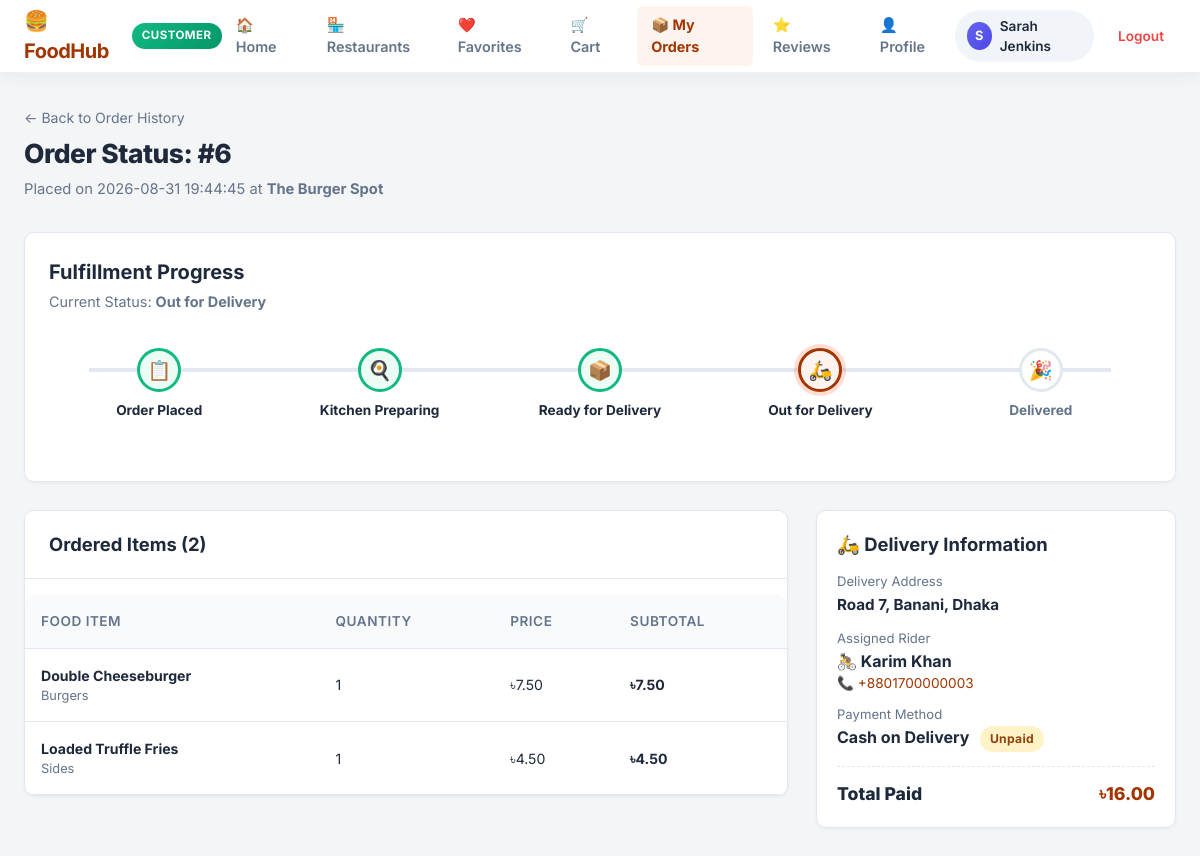
The page /customer/order_track.php?order_id=6 (signed in) on the database its author committed.
### tables this page shows
CREATE TABLE orders (
    order_id INT AUTO_INCREMENT PRIMARY KEY,
    customer_id INT NOT NULL,
    restaurant_id INT NOT NULL,
    total_amount DECIMAL(10, 2) NOT NULL,
    order_status ENUM('Pending', 'Preparing', 'Ready for Delivery', 'Out for Delivery', 'Delivered', 'Cancelled') DEFAULT 'Pending',
    delivery_address TEXT NOT NULL,
    payment_method VARCHAR(50) DEFAULT 'Cash on Delivery',
    payment_status ENUM('Unpaid', 'Paid') DEFAULT 'Unpaid',
    created_at TIMESTAMP DEFAULT CURRENT_TIMESTAMP,
    updated_at TIMESTAMP DEFAULT CURRENT_TIMESTAMP ON UPDATE CURRENT_TIMESTAMP,
    FOREIGN KEY (customer_id) REFERENCES users(user_id) ON DELETE CASCADE,
    FOREIGN KEY (restaurant_id) REFERENCES restaurants(restaurant_id) ON DELETE CASCADE
);

CREATE TABLE restaurants (
    restaurant_id INT AUTO_INCREMENT PRIMARY KEY,
    user_id INT NOT NULL,
    name VARCHAR(150) NOT NULL,
    description TEXT,
    address VARCHAR(255) NOT NULL,
    phone VARCHAR(20),
    cuisine_type VARCHAR(100) DEFAULT 'Traditional',
    status ENUM('Pending', 'Approved', 'Rejected', 'Suspended') DEFAULT 'Pending',
    rejection_reason VARCHAR(255) NULL,
    is_open TINYINT(1) DEFAULT 1,
    created_at TIMESTAMP DEFAULT CURRENT_TIMESTAMP,
    updated_at TIMESTAMP DEFAULT CURRENT_TIMESTAMP ON UPDATE CURRENT_TIMESTAMP,
    FOREIGN KEY (user_id) REFERENCES users(user_id) ON DELETE CASCADE
);

CREATE TABLE order_items (
    order_item_id INT AUTO_INCREMENT PRIMARY KEY,
    order_id INT NOT NULL,
    item_id INT NOT NULL,
    quantity INT NOT NULL DEFAULT 1,
    price DECIMAL(10, 2) NOT NULL,
    subtotal DECIMAL(10, 2) NOT NULL,
    FOREIGN KEY (order_id) REFERENCES orders(order_id) ON DELETE CASCADE,
    FOREIGN KEY (item_id) REFERENCES food_items(item_id) ON DELETE CASCADE
);

CREATE TABLE food_items (
    item_id INT AUTO_INCREMENT PRIMARY KEY,
    restaurant_id INT NOT NULL,
    name VARCHAR(150) NOT NULL,
    description TEXT,
    price DECIMAL(10, 2) NOT NULL,
    category VARCHAR(50) DEFAULT 'Main Course',
    status ENUM('Available', 'Unavailable') DEFAULT 'Available',
    is_deleted TINYINT(1) DEFAULT 0,
    created_at TIMESTAMP DEFAULT CURRENT_TIMESTAMP,
    updated_at TIMESTAMP DEFAULT CURRENT_TIMESTAMP ON UPDATE CURRENT_TIMESTAMP,
    FOREIGN KEY (restaurant_id) REFERENCES restaurants(restaurant_id) ON DELETE CASCADE
);

CREATE TABLE users (
    user_id INT AUTO_INCREMENT PRIMARY KEY,
    name VARCHAR(100) NOT NULL,
    username VARCHAR(50) NOT NULL UNIQUE,
    email VARCHAR(100) NOT NULL UNIQUE,
    phone VARCHAR(20) NULL,
    role ENUM('Administrator', 'Customer', 'Restaurant Manager', 'Rider') NOT NULL DEFAULT 'Customer',
    password VARCHAR(255) NOT NULL,
    address TEXT NULL,
    status ENUM('Active', 'Inactive', 'Suspended') NOT NULL DEFAULT 'Active',
    created_at TIMESTAMP DEFAULT CURRENT_TIMESTAMP,
    updated_at TIMESTAMP DEFAULT CURRENT_TIMESTAMP ON UPDATE CURRENT_TIMESTAMP
);

### customer/order_track.php (called while the page is built)
<?php
require_once __DIR__ . '/../views/customer/order_track.php';

### controllers/customer/order_track_controller.php (called while the page is built, shortened)
<?php
require_once __DIR__ . '/../../config/db.php';
require_once __DIR__ . '/../../models/customer_model.php';
$customer_id = intval($_SESSION['user_id']);
$order_id    = intval($_GET['order_id'] ?? 0);
$order = get_customer_order_details($conn, $order_id, $customer_id);

### models/customer_model.php (called while the page is built, shortened)
<?php
function get_customer_order_details($conn, $order_id, $customer_id) {
    $safe_ord_id  = intval($order_id);
    $safe_cust_id = intval($customer_id);
    $sql = "
        SELECT
            o.order_id,
            o.customer_id,
            o.restaurant_id,
            o.total_amount,
            o.order_status,
            o.delivery_address,
            o.payment_method,
            o.payment_status,
            o.created_at,
            r.name AS restaurant_name,
            r.phone AS restaurant_phone,
            r.address AS restaurant_address,
            d.delivery_id,
            d.delivery_status,
            d.assigned_at,
            d.delivered_at,
            rider.name AS rider_name,
            rider.phone AS rider_phone
        FROM orders o
        JOIN restaurants r ON o.restaurant_id = r.restaurant_id
        LEFT JOIN deliveries d ON o.order_id = d.order_id
        LEFT JOIN users rider ON d.rider_id = rider.user_id
        WHERE o.order_id = $safe_ord_id AND o.customer_id = $safe_cust_id
        LIMIT 1
    ";
    $result = mysqli_query($conn, $sql);
    $order = mysqli_fetch_assoc($result);
    $items_sql = "
        SELECT
            oi.order_item_id,
            oi.item_id,
            oi.quantity,
            oi.price,
            oi.subtotal,
            f.name AS item_name,
            f.category,
            f.description,
            rev.review_id,
            rev.rating AS user_rating,
            rev.comment AS user_comment
        FROM order_items oi
        JOIN food_items f ON oi.item_id = f.item_id
        LEFT JOIN reviews rev ON rev.order_id = oi.order_id
                             AND rev.item_id = oi.item_id
                             AND rev.customer_id = $safe_cust_id
        WHERE oi.order_id = $safe_ord_id
        ORDER BY oi.order_item_id ASC
    ";
    $items_res = mysqli_query($conn, $items_sql);
    $order['items'] = [];
    if ($items_res) {
        while ($item = mysqli_fetch_assoc($items_res)) {
            $order['items'][] = $item;
        }
    }
    return $order;
}

### views/customer/order_track.php (the view, shortened to what this page needs)
<?php
require_once __DIR__ . '/../../controllers/customer/order_track_controller.php';
require_once __DIR__ . '/../partials/header.php';
require_once __DIR__ . '/../partials/navbar.php';
$st = $order['order_status'];
$step_index = 1;
if ($st === 'Pending') $step_index = 1;
elseif ($st === 'Preparing') $step_index = 2;
elseif ($st === 'Ready for Delivery') $step_index = 3;
elseif ($st === 'Out for Delivery') $step_index = 4;
elseif ($st === 'Delivered') $step_index = 5;
?>
<div class="main-wrapper">
    <div class="page-header">
        <div>
            <a href="order_history.php" style="color: var(--text-muted); text-decoration: none; font-size: 0.88rem; display: inline-block; margin-bottom: 6px;">
                ← Back to Order History
            </a>
            <h1 class="page-title">Order Status: #<?php echo $order['order_id']; ?></h1>
            <p class="page-subtitle">Placed on <?php echo htmlspecialchars($order['created_at']); ?> at <strong><?php echo htmlspecialchars($order['restaurant_name']); ?></strong></p>
        </div>
    </div>
    <div class="card" style="margin-bottom: 28px; padding: 24px;">
        <h2 style="font-size: 1.25rem; font-weight: 700; margin-bottom: 4px;">Fulfillment Progress</h2>
        <p style="font-size: 0.9rem; color: var(--text-muted);">Current Status: <strong><?php echo htmlspecialchars($st); ?></strong></p>
        <?php if ($st === 'Cancelled'): ?>
            <div class="alert alert-error" style="margin-top: 16px;">
                <span>❌</span>
                <span>This order was cancelled and will not be delivered.</span>
            </div>
        <?php else: ?>
            <div class="timeline-stepper">
                <div class="timeline-step <?php echo ($step_index >= 1) ? (($step_index > 1) ? 'completed' : 'active') : ''; ?>">
                    <div class="step-icon">📋</div>
                    <div class="step-title">Order Placed</div>
                </div>
                <div class="timeline-step <?php echo ($step_index >= 2) ? (($step_index > 2) ? 'completed' : 'active') : ''; ?>">
                    <div class="step-icon">🍳</div>
                    <div class="step-title">Kitchen Preparing</div>
                </div>
                <div class="timeline-step <?php echo ($step_index >= 3) ? (($step_index > 3) ? 'completed' : 'active') : ''; ?>">
                    <div class="step-icon">📦</div>
                    <div class="step-title">Ready for Delivery</div>
                </div>
                <div class="timeline-step <?php echo ($step_index >= 4) ? (($step_index > 4) ? 'completed' : 'active') : ''; ?>">
                    <div class="step-icon">🛵</div>
                    <div class="step-title">Out for Delivery</div>
                </div>
                <div class="timeline-step <?php echo ($step_index >= 5) ? 'completed' : ''; ?>">
                    <div class="step-icon">🎉</div>
                    <div class="step-title">Delivered</div>
                </div>
            </div>
        <?php endif; ?>
    </div>
    <div class="cart-layout">
        <div>
            <div class="card" style="margin-bottom: 24px;">
                <div class="card-header">
                    <h2 class="card-title">Ordered Items (<?php echo count($order['items']); ?>)</h2>
                </div>
                <div class="table-responsive">
                    <table class="data-table">
                        <thead>
                            <tr>
                                <th>Food Item</th>
                                <th>Quantity</th>
                                <th>Price</th>
                                <th>Subtotal</th>
                            </tr>
                        </thead>
                        <tbody>
                            <?php foreach ($order['items'] as $it): ?>
                            <tr>
                                <td>
                                    <strong><?php echo htmlspecialchars($it['item_name']); ?></strong>
                                    <div style="font-size: 0.8rem; color: var(--text-muted);"><?php echo htmlspecialchars($it['category']); ?></div>
                                </td>
                                <td><?php echo $it['quantity']; ?></td>
                                <td>৳<?php echo number_format((float)$it['price'], 2); ?></td>
                                <td><strong>৳<?php echo number_format((float)$it['subtotal'], 2); ?></strong></td>
                            </tr>
                            <?php endforeach; ?>
                        </tbody>
                    </table>
                </div>
            </div>
        </div>
        <div>
            <div class="card" style="margin-bottom: 24px; padding: 20px;">
                <h3 style="font-size: 1.15rem; font-weight: 700; margin-bottom: 14px;">🛵 Delivery Information</h3>
                <div style="margin-bottom: 12px;">
                    <span style="font-size: 0.82rem; color: var(--text-muted); display: block;">Delivery Address</span>
                    <strong style="font-size: 0.95rem;"><?php echo htmlspecialchars($order['delivery_address']); ?></strong>
                </div>
                <div style="margin-bottom: 12px;">
                    <span style="font-size: 0.82rem; color: var(--text-muted); display: block;">Assigned Rider</span>
                    <?php if (!empty($order['rider_name'])): ?>
                        <div style="font-weight: 700; color: var(--text-main);">
                            🚴 <?php echo htmlspecialchars($order['rider_name']); ?>
                        </div>
                        <?php if (!empty($order['rider_phone'])): ?>
                            <div style="font-size: 0.85rem; color: var(--primary);">📞 <?php echo htmlspecialchars($order['rider_phone']); ?></div>
                        <?php endif; ?>
                    <?php else: ?>
                        <span style="color: var(--text-muted); font-size: 0.9rem;">Assigning nearest rider...</span>
                    <?php endif; ?>
                </div>
                <div style="margin-bottom: 12px;">
                    <span style="font-size: 0.82rem; color: var(--text-muted); display: block;">Payment Method</span>
                    <strong><?php echo htmlspecialchars($order['payment_method']); ?></strong>
                    <span class="badge <?php echo ($order['payment_status'] === 'Paid') ? 'badge-delivered' : 'badge-pending'; ?>" style="margin-left: 6px;">
                        <?php echo htmlspecialchars($order['payment_status']); ?>
                    </span>
                </div>
                <div style="border-top: 1px dashed var(--border-color); padding-top: 14px; margin-top: 14px;">
                    <div style="display: flex; justify-content: space-between; font-size: 1.1rem; font-weight: 800;">
                        <span>Total Paid</span>
                        <span style="color: var(--primary);">৳<?php echo number_format((float)$order['total_amount'], 2); ?></span>
                    </div>
                </div>
            </div>
        </div>
    </div>
</div>
<?php require_once __DIR__ . '/../partials/footer.php'; ?>

### assets/css/style.css (style rules this page uses)
:root { --primary: #ff4757; --primary-hover: #ee3747; --primary-light: #fff0f1; --primary-dark: #c0392b; --secondary: #2f3542; --secondary-hover: #1e2229; --bg-main: #f8fafc; --bg-card: #ffffff; --text-main: #1e293b; --text-muted: #64748b; --border-color: #e2e8f0; --border-light: #f1f5f9; --shadow-sm: 0 1px 2px 0 rgba(0, 0, 0, 0.05); --shadow-md: 0 4px 6px -1px rgba(0, 0, 0, 0.07), 0 2px 4px -2px rgba(0, 0, 0, 0.05); --shadow-lg: 0 10px 15px -3px rgba(0, 0, 0, 0.08), 0 4px 6px -4px rgba(0, 0, 0, 0.04); --radius-sm: 8px; --radius-md: 12px; --radius-lg: 16px; --success: #10b981; --success-bg: #ecfdf5; --warning: #f59e0b; --warning-bg: #fffbeb; --danger: #ef4444; --danger-bg: #fef2f2; --info: #3b82f6; --info-bg: #eff6ff; }
* { margin: 0; padding: 0; box-sizing: border-box; }
body { font-family: 'Plus Jakarta Sans', -apple-system, BlinkMacSystemFont, 'Segoe UI', Roboto, sans-serif; background-color: var(--bg-main); color: var(--text-main); line-height: 1.5; min-height: 100vh; }
.main-wrapper { max-width: 1280px; margin: 0 auto; padding: 32px 24px; }
.page-header { display: flex; align-items: center; justify-content: space-between; margin-bottom: 28px; flex-wrap: wrap; gap: 16px; }
.page-title { font-size: 1.65rem; font-weight: 800; color: var(--text-main); letter-spacing: -0.5px; }
.page-subtitle { color: var(--text-muted); font-size: 0.92rem; margin-top: 4px; }
.card { background: var(--bg-card); border: 1px solid var(--border-color); border-radius: var(--radius-md); box-shadow: var(--shadow-sm); margin-bottom: 32px; overflow: hidden; }
.card-header { padding: 20px 24px; border-bottom: 1px solid var(--border-color); display: flex; align-items: center; justify-content: space-between; background: #ffffff; flex-wrap: wrap; gap: 12px; }
.card-title { font-size: 1.15rem; font-weight: 700; color: var(--text-main); margin-bottom: 0; }
.table-responsive { overflow-x: auto; width: 100%; }
.data-table { width: 100%; border-collapse: collapse; text-align: left; font-size: 0.88rem; }
.data-table th { background: #f8fafc; color: var(--text-muted); font-weight: 700; text-transform: uppercase; font-size: 0.75rem; letter-spacing: 0.5px; padding: 14px 18px; border-bottom: 1px solid var(--border-color); }
.data-table td { padding: 14px 18px; border-bottom: 1px solid var(--border-color); color: var(--text-main); vertical-align: middle; }
.badge { display: inline-flex; align-items: center; padding: 4px 10px; border-radius: 20px; font-size: 0.76rem; font-weight: 700; letter-spacing: 0.3px; text-decoration: none; }
.badge-pending { background: #fef3c7; color: #92400e; }

### assets/css/customer.css (style rules this page uses)
.cart-layout { display: grid; grid-template-columns: 1fr 360px; gap: 28px; align-items: start; }
.timeline-stepper { display: flex; justify-content: space-between; position: relative; margin: 36px 0; }
.timeline-stepper::before { content: ""; position: absolute; top: 20px; left: 40px; right: 40px; height: 4px; background: var(--border-color); z-index: 1; }
.timeline-step { position: relative; z-index: 2; text-align: center; display: flex; flex-direction: column; align-items: center; flex: 1; }
.step-icon { width: 44px; height: 44px; border-radius: 50%; background: #ffffff; border: 3px solid var(--border-color); display: flex; align-items: center; justify-content: center; font-size: 1.2rem; margin-bottom: 8px; transition: all 0.3s ease; }
.timeline-step.completed .step-icon { border-color: var(--success); background: var(--success-bg); color: var(--success); }
.timeline-step.active .step-icon { border-color: var(--primary); background: var(--primary-light); box-shadow: 0 0 0 4px rgba(255, 87, 34, 0.2); }
.step-title { font-size: 0.85rem; font-weight: 700; color: var(--text-muted); }
.timeline-step.active .step-title, .timeline-step.completed .step-title { color: var(--text-main); }

### rows shown on the page
orders: order_id "6", created_at "2026-08-31 19:44:45", restaurant.name "The Burger Spot", order_status "Out for Delivery", delivery_address "Road 7, Banani, Dhaka", users.name "Karim Khan", users.phone "+8801700000003", payment_method "Cash on Delivery", payment_status "Unpaid", total_amount "16.00"
order_items: item.name "Double Cheeseburger", item.category "Burgers", quantity "1", price "7.50", subtotal "7.50"
order_items: item.name "Loaded Truffle Fries", item.category "Sides", quantity "1", price "4.50", subtotal "4.50"

### other values the page prints
substr($display_username, 0, 1) "S"
$display_username "Sarah Jenkins"
count($order['items']) "2"
